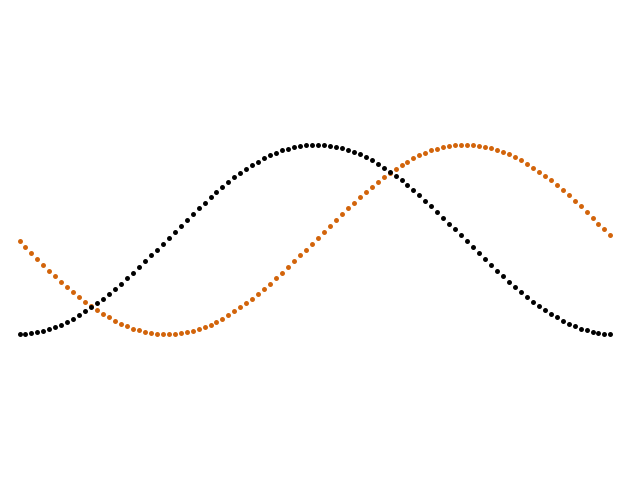
Frame 1 (no input)
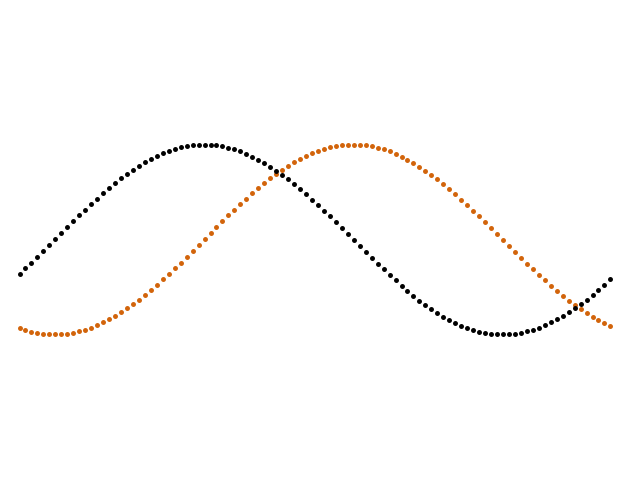
Frame 60 (the mouse pressed at the canvas centre just before this capture)
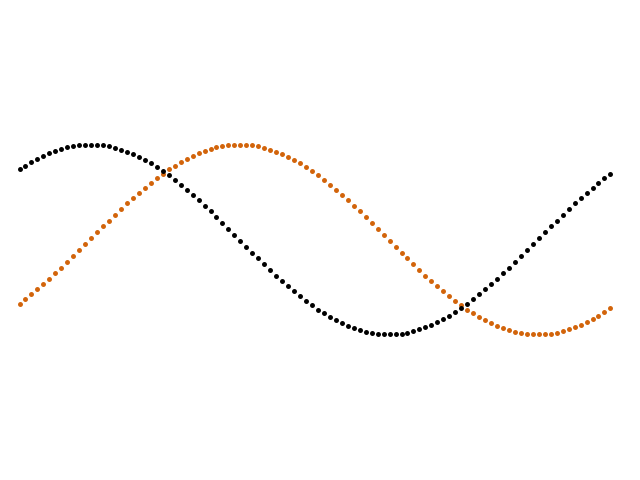
Frame 120 (the mouse held since frame 60 and released just before this capture)

The Processing sketch that drew these frames (run headless with seeded random() and noise(); from frame 60 on, the mouse is pressed at the canvas centre):

// Processing sketch: Assignment03
// ── Assignment03.pde
float multiplier = 0.04;
int numberOfPoints = 100;


void setup() {
	size(640,480);
	strokeWeight(5);
}

void draw() {
	background(255);
	//For tweaking
	int frequency = 95;
	int amplitude = 95;
	int offsetX = 20;
	int offsetY = 240;
	multiplier = 0.02;

	for (int i = 0; i < numberOfPoints; ++i) {
		float x = TWO_PI * i / numberOfPoints *frequency;
		float y = sin(TWO_PI * i / numberOfPoints + (frameCount*multiplier)) *amplitude;
		stroke(210, 100, 11);
		point(x + offsetX , y + offsetY);
		

	}
	offsetX= 20;
	offsetY= 240;
	
	for (int i = 0; i < numberOfPoints; ++i) {
		float x = TWO_PI * i / numberOfPoints *frequency;
		float y = cos(TWO_PI * i / numberOfPoints + (frameCount*multiplier)) * amplitude;
		
		stroke(0);
		point(x + offsetX , y + offsetY);

	}
}
